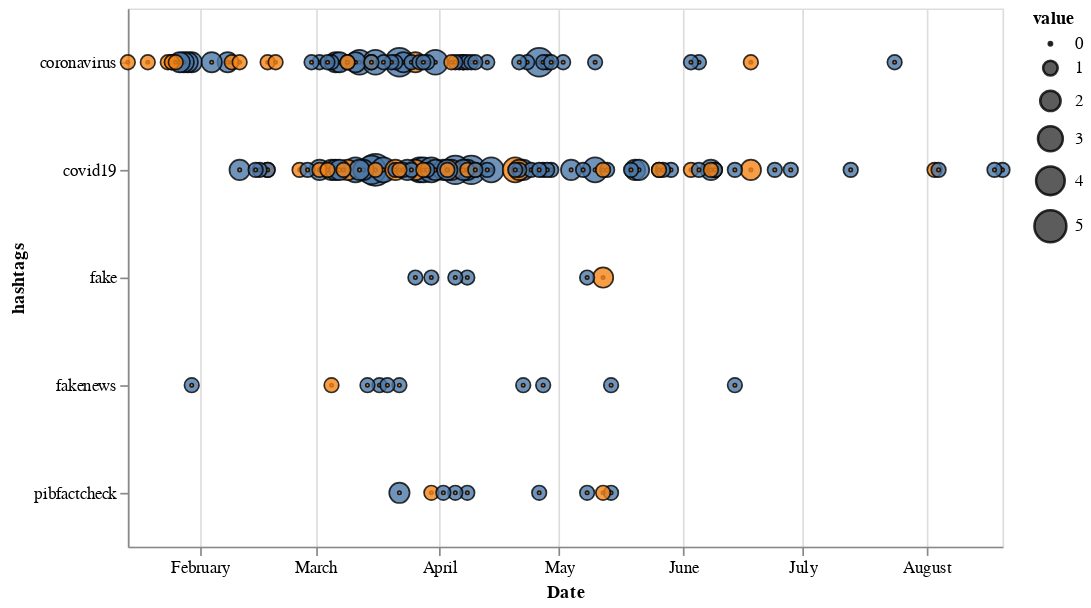

This figure's notebook cell:
### Code cell


### Figure 1 — Vega-Lite specification as saved in the notebook (floating-point values rounded to 4 significant figures; data arrays with more than 128 entries replaced by an {"elided": "..."} marker saying what was removed)
{"config": {"view": {"continuousWidth": 400, "continuousHeight": 300}}, "data": {"name": "data-c0a82159c7f3efc863b8efc39ff68539"}, "mark": {"type": "circle", "opacity": 0.8, "stroke": "black", "strokeWidth": 1}, "encoding": {"color": {"type": "nominal", "field": "key", "legend": null}, "size": {"type": "quantitative", "field": "value"}, "x": {"type": "temporal", "field": "Date"}, "y": {"type": "nominal", "field": "hashtags"}}, "height": 320, "transform": [{"fold": ["Count False Tweets", "Count Partially False Tweets"]}], "width": 520, "$schema": "https://vega.github.io/schema/vega-lite/v4.8.1.json", "datasets": {"data-c0a82159c7f3efc863b8efc39ff68539": {"elided": "171 records"}}}
